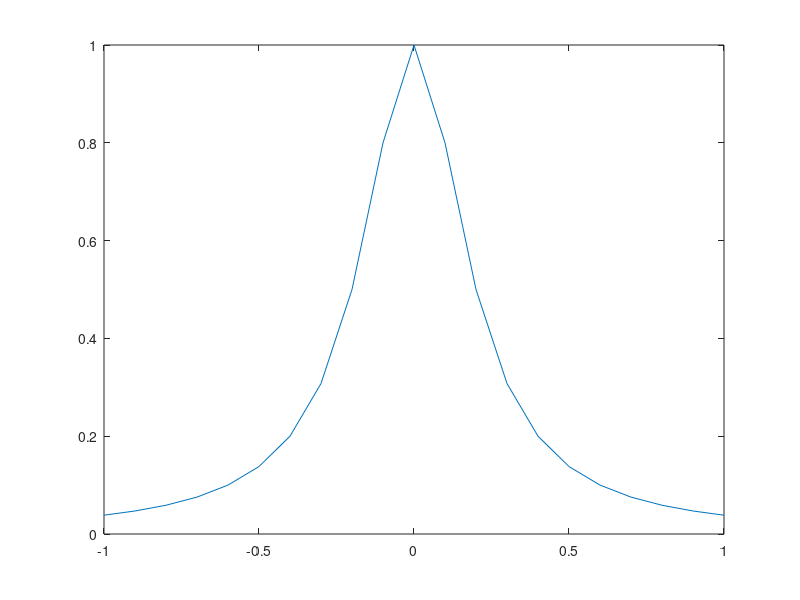

This chart was generated by the following MATLAB code: (Note: this script raises an error after producing the figure.)
% RUnge Funktion geplottet
t = -1:0.1:1
z = 1./(1+25*t.^2)
plot(t,z)


% aequidistante Knoten:
n=17
for i=1:(n+1)
 x(i)=-1+(2*i)/n;
end
% Runge-Funktion
y=1./(1+25*x.^2);

% Newton-Koeffizienten zu den gegebenen Stuetzstellen
c = myNewtonInterpol(x,y)

% Polynom
p=c(1);
a=-1:0.001:1;
b=1;
for i=1:n
b = (a-x(i)).*b;
p+=c(i+1)*b;
end

plot(a,p)

for i=1:(n+1)
 x2(i)=cos((2*i+1)*pi/(2*i+2));
end
% Runge-Funktion
y=1./(1+25*x2.^2);

% Newton-Koeffizienten zu den gegebenen Stuetzstellen
c = myNewtonInterpol(x,y)

% Polynom
p=c(1);
a=-1:0.001:1;
b=1;
for i=1:n
b = (a-x2(i)).*b;
p+=c(i+1)*b;
end
plot(a,p)